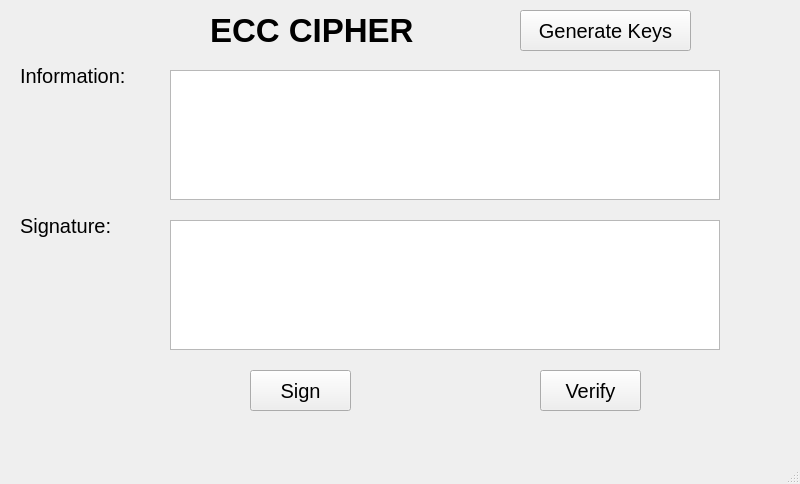
<?xml version="1.0" encoding="UTF-8"?>
<ui version="4.0">
 <class>MainWindow</class>
 <widget class="QMainWindow" name="MainWindow">
  <property name="geometry">
   <rect>
    <x>0</x>
    <y>0</y>
    <width>800</width>
    <height>484</height>
   </rect>
  </property>
  <property name="windowTitle">
   <string>ECC Cipher</string>
  </property>
  <widget class="QWidget" name="centralwidget">
   <widget class="QLabel" name="plainText">
    <property name="geometry">
     <rect>
      <x>20</x>
      <y>60</y>
      <width>141</width>
      <height>31</height>
     </rect>
    </property>
    <property name="font">
     <font>
      <pointsize>15</pointsize>
     </font>
    </property>
    <property name="text">
     <string>Information:</string>
    </property>
   </widget>
   <widget class="QLabel" name="cipherText">
    <property name="geometry">
     <rect>
      <x>20</x>
      <y>210</y>
      <width>141</width>
      <height>31</height>
     </rect>
    </property>
    <property name="font">
     <font>
      <pointsize>15</pointsize>
     </font>
    </property>
    <property name="text">
     <string>Signature:</string>
    </property>
   </widget>
   <widget class="QPushButton" name="btn_sign">
    <property name="geometry">
     <rect>
      <x>250</x>
      <y>370</y>
      <width>101</width>
      <height>41</height>
     </rect>
    </property>
    <property name="font">
     <font>
      <pointsize>15</pointsize>
     </font>
    </property>
    <property name="text">
     <string>Sign</string>
    </property>
   </widget>
   <widget class="QPushButton" name="btn_verify">
    <property name="geometry">
     <rect>
      <x>540</x>
      <y>370</y>
      <width>101</width>
      <height>41</height>
     </rect>
    </property>
    <property name="font">
     <font>
      <pointsize>15</pointsize>
     </font>
    </property>
    <property name="text">
     <string>Verify</string>
    </property>
   </widget>
   <widget class="QLabel" name="label">
    <property name="geometry">
     <rect>
      <x>210</x>
      <y>10</y>
      <width>261</width>
      <height>41</height>
     </rect>
    </property>
    <property name="font">
     <font>
      <pointsize>25</pointsize>
      <weight>75</weight>
      <bold>true</bold>
     </font>
    </property>
    <property name="text">
     <string>ECC CIPHER</string>
    </property>
   </widget>
   <widget class="QTextEdit" name="txt_info">
    <property name="geometry">
     <rect>
      <x>170</x>
      <y>70</y>
      <width>550</width>
      <height>130</height>
     </rect>
    </property>
   </widget>
   <widget class="QTextEdit" name="txt_sign">
    <property name="geometry">
     <rect>
      <x>170</x>
      <y>220</y>
      <width>550</width>
      <height>130</height>
     </rect>
    </property>
   </widget>
   <widget class="QPushButton" name="btn_genKeys">
    <property name="geometry">
     <rect>
      <x>520</x>
      <y>10</y>
      <width>171</width>
      <height>41</height>
     </rect>
    </property>
    <property name="font">
     <font>
      <pointsize>15</pointsize>
     </font>
    </property>
    <property name="text">
     <string>Generate Keys</string>
    </property>
   </widget>
  </widget>
  <widget class="QMenuBar" name="menubar">
   <property name="geometry">
    <rect>
     <x>0</x>
     <y>0</y>
     <width>800</width>
     <height>26</height>
    </rect>
   </property>
  </widget>
  <widget class="QStatusBar" name="statusbar"/>
 </widget>
 <resources/>
 <connections/>
</ui>
